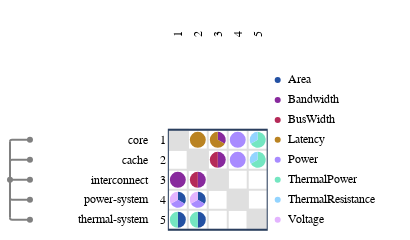

The code cell stored with this chart in its notebook:
### Code cell
from ragraph.io.esl import from_esl
graph = from_esl(["./esl"])

import raesl.plot
figure = raesl.plot.mdm(
    graph,
    node_kinds=["component"],
)
figure.write_image("figures/dsm_components.svg")
figure.show()

### Figure 1 — Plotly figure (JSON) as saved in the notebook; plotly's stock layout.template omitted (floating-point values rounded to 4 significant figures)
{"data": [{"hoverinfo": "skip", "marker": {"color": "#FFFFFF", "line": {"color": "#FFFFFF"}}, "mode": "markers", "showlegend": false, "type": "scatter", "x": [0.5], "xaxis": "x", "y": [0.5], "yaxis": "y"}, {"hoverinfo": "skip", "marker": {"color": "#FFFFFF", "line": {"color": "#FFFFFF"}}, "mode": "markers", "showlegend": false, "type": "scatter", "x": [0.5], "xaxis": "x2", "y": [0.5], "yaxis": "y2"}, {"hoverinfo": "skip", "marker": {"color": "#FFFFFF", "line": {"color": "#FFFFFF"}}, "mode": "markers", "showlegend": false, "type": "scatter", "x": [0.5], "xaxis": "x3", "y": [0.5], "yaxis": "y3"}, {"hoverinfo": "skip", "marker": {"color": "#FFFFFF", "line": {"color": "#FFFFFF"}}, "mode": "markers", "showlegend": false, "type": "scatter", "x": [0.5], "xaxis": "x5", "y": [0.5], "yaxis": "y5"}, {"customdata": [{"data": "world.core", "pointtype": "tree_node"}, {"data": "world.cache", "pointtype": "tree_node"}, {"data": "world.interconnect", "pointtype": "tree_node"}, {"data": "world.power-system", "pointtype": "tree_node"}, {"data": "world.thermal-system", "pointtype": "tree_node"}, {"data": "world", "pointtype": "tree_node"}], "hoverinfo": "text", "marker": {"color": "gray"}, "mode": "markers", "showlegend": false, "text": ["world.core", "world.cache", "world.interconnect", "world.power-system", "world.thermal-system", "world"], "type": "scatter", "x": [1, 1, 1, 1, 1, 0], "xaxis": "x6", "y": [4.5, 3.5, 2.5, 1.5, 0.5, 2.5], "yaxis": "y6"}, {"customdata": [{"source": "world.core", "target": "world.interconnect"}], "hoverinfo": "text", "marker": {"color": "#ffffff"}, "mode": "markers", "showlegend": false, "text": ["source: world.core<br>target: world.interconnect<br>Bandwidth: 1.0"], "type": "scatter", "x": [0.5], "xaxis": "x9", "y": [2.3], "yaxis": "y9"}, {"customdata": [{"source": "world.core", "target": "world.power-system"}], "hoverinfo": "text", "marker": {"color": "#ffffff"}, "mode": "markers", "showlegend": false, "text": ["source: world.core<br>target: world.power-system<br>Area: 1.0", "source: world.core<br>target: world.power-system<br>Power: 1.0", "source: world.core<br>target: world.power-system<br>Voltage: 1.0"], "type": "scatter", "x": [0.6732, 0.5, 0.3268], "xaxis": "x9", "y": [1.6, 1.3, 1.6], "yaxis": "y9"}, {"customdata": [{"source": "world.core", "target": "world.thermal-system"}], "hoverinfo": "text", "marker": {"color": "#ffffff"}, "mode": "markers", "showlegend": false, "text": ["source: world.core<br>target: world.thermal-system<br>Area: 1.0", "source: world.core<br>target: world.thermal-system<br>ThermalPower: 1.0"], "type": "scatter", "x": [0.7, 0.3], "xaxis": "x9", "y": [0.5, 0.5], "yaxis": "y9"}, {"customdata": [{"source": "world.cache", "target": "world.core"}], "hoverinfo": "text", "marker": {"color": "#ffffff"}, "mode": "markers", "showlegend": false, "text": ["source: world.cache<br>target: world.core<br>Latency: 2.0"], "type": "scatter", "x": [1.5], "xaxis": "x9", "y": [4.3], "yaxis": "y9"}, {"customdata": [{"source": "world.cache", "target": "world.interconnect"}], "hoverinfo": "text", "marker": {"color": "#ffffff"}, "mode": "markers", "showlegend": false, "text": ["source: world.cache<br>target: world.interconnect<br>Bandwidth: 1.0", "source: world.cache<br>target: world.interconnect<br>BusWidth: 1.0"], "type": "scatter", "x": [1.7, 1.3], "xaxis": "x9", "y": [2.5, 2.5], "yaxis": "y9"}, {"customdata": [{"source": "world.cache", "target": "world.power-system"}], "hoverinfo": "text", "marker": {"color": "#ffffff"}, "mode": "markers", "showlegend": false, "text": ["source: world.cache<br>target: world.power-system<br>Area: 1.0", "source: world.cache<br>target: world.power-system<br>Power: 1.0", "source: world.cache<br>target: world.power-system<br>Voltage: 1.0"], "type": "scatter", "x": [1.673, 1.5, 1.327], "xaxis": "x9", "y": [1.6, 1.3, 1.6], "yaxis": "y9"}, {"customdata": [{"source": "world.cache", "target": "world.thermal-system"}], "hoverinfo": "text", "marker": {"color": "#ffffff"}, "mode": "markers", "showlegend": false, "text": ["source: world.cache<br>target: world.thermal-system<br>Area: 1.0", "source: world.cache<br>target: world.thermal-system<br>ThermalPower: 1.0"], "type": "scatter", "x": [1.7, 1.3], "xaxis": "x9", "y": [0.5, 0.5], "yaxis": "y9"}, {"customdata": [{"source": "world.interconnect", "target": "world.core"}], "hoverinfo": "text", "marker": {"color": "#ffffff"}, "mode": "markers", "showlegend": false, "text": ["source: world.interconnect<br>target: world.core<br>Bandwidth: 1.0", "source: world.interconnect<br>target: world.core<br>Latency: 2.0"], "type": "scatter", "x": [2.673, 2.327], "xaxis": "x9", "y": [4.6, 4.4], "yaxis": "y9"}, {"customdata": [{"source": "world.interconnect", "target": "world.cache"}], "hoverinfo": "text", "marker": {"color": "#ffffff"}, "mode": "markers", "showlegend": false, "text": ["source: world.interconnect<br>target: world.cache<br>Bandwidth: 1.0", "source: world.interconnect<br>target: world.cache<br>BusWidth: 1.0"], "type": "scatter", "x": [2.7, 2.3], "xaxis": "x9", "y": [3.5, 3.5], "yaxis": "y9"}, {"customdata": [{"source": "world.power-system", "target": "world.core"}], "hoverinfo": "text", "marker": {"color": "#ffffff"}, "mode": "markers", "showlegend": false, "text": ["source: world.power-system<br>target: world.core<br>Power: 1.0"], "type": "scatter", "x": [3.5], "xaxis": "x9", "y": [4.3], "yaxis": "y9"}, {"customdata": [{"source": "world.power-system", "target": "world.cache"}], "hoverinfo": "text", "marker": {"color": "#ffffff"}, "mode": "markers", "showlegend": false, "text": ["source: world.power-system<br>target: world.cache<br>Power: 1.0"], "type": "scatter", "x": [3.5], "xaxis": "x9", "y": [3.3], "yaxis": "y9"}, {"customdata": [{"source": "world.thermal-system", "target": "world.core"}], "hoverinfo": "text", "marker": {"color": "#ffffff"}, "mode": "markers", "showlegend": false, "text": ["source: world.thermal-system<br>target: world.core<br>ThermalPower: 2.0", "source: world.thermal-system<br>target: world.core<br>ThermalResistance: 1.0"], "type": "scatter", "x": [4.673, 4.327], "xaxis": "x9", "y": [4.4, 4.6], "yaxis": "y9"}, {"customdata": [{"source": "world.thermal-system", "target": "world.cache"}], "hoverinfo": "text", "marker": {"color": "#ffffff"}, "mode": "markers", "showlegend": false, "text": ["source: world.thermal-system<br>target: world.cache<br>ThermalPower: 2.0", "source: world.thermal-system<br>target: world.cache<br>ThermalResistance: 1.0"], "type": "scatter", "x": [4.673, 4.327], "xaxis": "x9", "y": [3.4, 3.6], "yaxis": "y9"}, {"hoverinfo": "text", "marker": {"color": "#2351a3"}, "mode": "markers", "showlegend": false, "text": ["Area"], "type": "scatter", "x": [0.5], "xaxis": "x10", "y": [7.5], "yaxis": "y10"}, {"hoverinfo": "text", "marker": {"color": "#88299d"}, "mode": "markers", "showlegend": false, "text": ["Bandwidth"], "type": "scatter", "x": [0.5], "xaxis": "x10", "y": [6.5], "yaxis": "y10"}, {"hoverinfo": "text", "marker": {"color": "#b52a58"}, "mode": "markers", "showlegend": false, "text": ["BusWidth"], "type": "scatter", "x": [0.5], "xaxis": "x10", "y": [5.5], "yaxis": "y10"}, {"hoverinfo": "text", "marker": {"color": "#ba8322"}, "mode": "markers", "showlegend": false, "text": ["Latency"], "type": "scatter", "x": [0.5], "xaxis": "x10", "y": [4.5], "yaxis": "y10"}, {"hoverinfo": "text", "marker": {"color": "#a88bff"}, "mode": "markers", "showlegend": false, "text": ["Power"], "type": "scatter", "x": [0.5], "xaxis": "x10", "y": [3.5], "yaxis": "y10"}, {"hoverinfo": "text", "marker": {"color": "#74e6c1"}, "mode": "markers", "showlegend": false, "text": ["ThermalPower"], "type": "scatter", "x": [0.5], "xaxis": "x10", "y": [2.5], "yaxis": "y10"}, {"hoverinfo": "text", "marker": {"color": "#93d4ff"}, "mode": "markers", "showlegend": false, "text": ["ThermalResistance"], "type": "scatter", "x": [0.5], "xaxis": "x10", "y": [1.5], "yaxis": "y10"}, {"hoverinfo": "text", "marker": {"color": "#e3b4ff"}, "mode": "markers", "showlegend": false, "text": ["Voltage"], "type": "scatter", "x": [0.5], "xaxis": "x10", "y": [0.5], "yaxis": "y10"}, {"hoverinfo": "text", "mode": "text", "showlegend": false, "text": ["Area", "Bandwidth", "BusWidth", "Latency", "Power", "ThermalPower", "ThermalResistance", "Voltage"], "textfont": {"color": "black", "family": "Fira Code,Hack,Courier New,monospace", "size": 12}, "textposition": "middle right", "type": "scatter", "x": [1, 1, 1, 1, 1, 1, 1, 1], "xaxis": "x10", "y": [7.5, 6.5, 5.5, 4.5, 3.5, 2.5, 1.5, 0.5], "yaxis": "y10"}], "layout": {"annotations": [{"font": {"color": "black", "family": "Fira Code,Hack,Courier New,monospace", "size": 12}, "showarrow": false, "text": "1", "textangle": -90, "x": 0.5, "xref": "x4", "y": -0.3301, "yanchor": "bottom", "yref": "y", "yshift": 0}, {"font": {"color": "black", "family": "Fira Code,Hack,Courier New,monospace", "size": 12}, "showarrow": false, "text": "2", "textangle": -90, "x": 1.5, "xref": "x4", "y": -0.3301, "yanchor": "bottom", "yref": "y", "yshift": 0}, {"font": {"color": "black", "family": "Fira Code,Hack,Courier New,monospace", "size": 12}, "showarrow": false, "text": "3", "textangle": -90, "x": 2.5, "xref": "x4", "y": -0.3301, "yanchor": "bottom", "yref": "y", "yshift": 0}, {"font": {"color": "black", "family": "Fira Code,Hack,Courier New,monospace", "size": 12}, "showarrow": false, "text": "4", "textangle": -90, "x": 3.5, "xref": "x4", "y": -0.3301, "yanchor": "bottom", "yref": "y", "yshift": 0}, {"font": {"color": "black", "family": "Fira Code,Hack,Courier New,monospace", "size": 12}, "showarrow": false, "text": "5", "textangle": -90, "x": 4.5, "xref": "x4", "y": -0.3301, "yanchor": "bottom", "yref": "y", "yshift": 0}, {"font": {"color": "black", "family": "Fira Code,Hack,Courier New,monospace", "size": 12}, "showarrow": false, "text": "core", "textangle": 0, "x": 2.772, "xanchor": "right", "xref": "x7", "y": 4.5, "yref": "y6", "yshift": 0}, {"font": {"color": "black", "family": "Fira Code,Hack,Courier New,monospace", "size": 12}, "showarrow": false, "text": "cache", "textangle": 0, "x": 2.772, "xanchor": "right", "xref": "x7", "y": 3.5, "yref": "y6", "yshift": 0}, {"font": {"color": "black", "family": "Fira Code,Hack,Courier New,monospace", "size": 12}, "showarrow": false, "text": "interconnect", "textangle": 0, "x": 2.772, "xanchor": "right", "xref": "x7", "y": 2.5, "yref": "y6", "yshift": 0}, {"font": {"color": "black", "family": "Fira Code,Hack,Courier New,monospace", "size": 12}, "showarrow": false, "text": "power-system", "textangle": 0, "x": 2.772, "xanchor": "right", "xref": "x7", "y": 1.5, "yref": "y6", "yshift": 0}, {"font": {"color": "black", "family": "Fira Code,Hack,Courier New,monospace", "size": 12}, "showarrow": false, "text": "thermal-system", "textangle": 0, "x": 2.772, "xanchor": "right", "xref": "x7", "y": 0.5, "yref": "y6", "yshift": 0}, {"font": {"color": "black", "family": "Fira Code,Hack,Courier New,monospace", "size": 12}, "showarrow": false, "text": "1", "textangle": 0, "x": 0.4301, "xanchor": "right", "xref": "x8", "y": 4.5, "yref": "y6", "yshift": 0}, {"font": {"color": "black", "family": "Fira Code,Hack,Courier New,monospace", "size": 12}, "showarrow": false, "text": "2", "textangle": 0, "x": 0.4301, "xanchor": "right", "xref": "x8", "y": 3.5, "yref": "y6", "yshift": 0}, {"font": {"color": "black", "family": "Fira Code,Hack,Courier New,monospace", "size": 12}, "showarrow": false, "text": "3", "textangle": 0, "x": 0.4301, "xanchor": "right", "xref": "x8", "y": 2.5, "yref": "y6", "yshift": 0}, {"font": {"color": "black", "family": "Fira Code,Hack,Courier New,monospace", "size": 12}, "showarrow": false, "text": "4", "textangle": 0, "x": 0.4301, "xanchor": "right", "xref": "x8", "y": 1.5, "yref": "y6", "yshift": 0}, {"font": {"color": "black", "family": "Fira Code,Hack,Courier New,monospace", "size": 12}, "showarrow": false, "text": "5", "textangle": 0, "x": 0.4301, "xanchor": "right", "xref": "x8", "y": 0.5, "yref": "y6", "yshift": 0}], "autosize": false, "height": 218.2, "hovermode": "closest", "margin": {"b": 0, "l": 0, "pad": 0, "r": 0, "t": 25}, "modebar": {"orientation": "h"}, "paper_bgcolor": "rgba(256,256,256,1)", "plot_bgcolor": "rgba(256,256,256,0)", "shapes": [{"line": {"color": "gray", "dash": "solid", "width": 2}, "type": "line", "x0": 0, "x1": 0, "xref": "x6", "y0": 2.5, "y1": 4.4, "yref": "y6"}, {"line": {"color": "gray", "dash": "solid", "width": 2}, "path": "M 0 4.4 Q 0 4.5 0.1 4.5", "type": "path", "xref": "x6", "yref": "y6"}, {"line": {"color": "gray", "dash": "solid", "width": 2}, "type": "line", "x0": 0.1, "x1": 1, "xref": "x6", "y0": 4.5, "y1": 4.5, "yref": "y6"}, {"line": {"color": "gray", "dash": "solid", "width": 2}, "type": "line", "x0": 0, "x1": 0, "xref": "x6", "y0": 2.5, "y1": 3.4, "yref": "y6"}, {"line": {"color": "gray", "dash": "solid", "width": 2}, "path": "M 0 3.4 Q 0 3.5 0.1 3.5", "type": "path", "xref": "x6", "yref": "y6"}, {"line": {"color": "gray", "dash": "solid", "width": 2}, "type": "line", "x0": 0.1, "x1": 1, "xref": "x6", "y0": 3.5, "y1": 3.5, "yref": "y6"}, {"line": {"color": "gray", "dash": "solid", "width": 2}, "type": "line", "x0": 0, "x1": 1, "xref": "x6", "y0": 2.5, "y1": 2.5, "yref": "y6"}, {"line": {"color": "gray", "dash": "solid", "width": 2}, "type": "line", "x0": 0, "x1": 0, "xref": "x6", "y0": 2.5, "y1": 1.6, "yref": "y6"}, {"line": {"color": "gray", "dash": "solid", "width": 2}, "path": "M 0 1.6 Q 0 1.5 0.1 1.5", "type": "path", "xref": "x6", "yref": "y6"}, {"line": {"color": "gray", "dash": "solid", "width": 2}, "type": "line", "x0": 0.1, "x1": 1, "xref": "x6", "y0": 1.5, "y1": 1.5, "yref": "y6"}, {"line": {"color": "gray", "dash": "solid", "width": 2}, "type": "line", "x0": 0, "x1": 0, "xref": "x6", "y0": 2.5, "y1": 0.6, "yref": "y6"}, {"line": {"color": "gray", "dash": "solid", "width": 2}, "path": "M 0 0.6 Q 0 0.5 0.1 0.5", "type": "path", "xref": "x6", "yref": "y6"}, {"line": {"color": "gray", "dash": "solid", "width": 2}, "type": "line", "x0": 0.1, "x1": 1, "xref": "x6", "y0": 0.5, "y1": 0.5, "yref": "y6"}, {"line": {"color": "#dfdfdf", "dash": "solid", "width": 2}, "type": "line", "x0": 0, "x1": 5, "xref": "x9", "y0": 0, "y1": 0, "yref": "y6"}, {"line": {"color": "#dfdfdf", "dash": "solid", "width": 2}, "type": "line", "x0": 0, "x1": 5, "xref": "x9", "y0": 1, "y1": 1, "yref": "y6"}, {"line": {"color": "#dfdfdf", "dash": "solid", "width": 2}, "type": "line", "x0": 0, "x1": 5, "xref": "x9", "y0": 2, "y1": 2, "yref": "y6"}, {"line": {"color": "#dfdfdf", "dash": "solid", "width": 2}, "type": "line", "x0": 0, "x1": 5, "xref": "x9", "y0": 3, "y1": 3, "yref": "y6"}, {"line": {"color": "#dfdfdf", "dash": "solid", "width": 2}, "type": "line", "x0": 0, "x1": 5, "xref": "x9", "y0": 4, "y1": 4, "yref": "y6"}, {"line": {"color": "#dfdfdf", "dash": "solid", "width": 2}, "type": "line", "x0": 0, "x1": 5, "xref": "x9", "y0": 5, "y1": 5, "yref": "y6"}, {"line": {"color": "#dfdfdf", "dash": "solid", "width": 2}, "type": "line", "x0": 0, "x1": 0, "xref": "x9", "y0": 0, "y1": 5, "yref": "y6"}, {"line": {"color": "#dfdfdf", "dash": "solid", "width": 2}, "type": "line", "x0": 1, "x1": 1, "xref": "x9", "y0": 0, "y1": 5, "yref": "y6"}, {"line": {"color": "#dfdfdf", "dash": "solid", "width": 2}, "type": "line", "x0": 2, "x1": 2, "xref": "x9", "y0": 0, "y1": 5, "yref": "y6"}, {"line": {"color": "#dfdfdf", "dash": "solid", "width": 2}, "type": "line", "x0": 3, "x1": 3, "xref": "x9", "y0": 0, "y1": 5, "yref": "y6"}, {"line": {"color": "#dfdfdf", "dash": "solid", "width": 2}, "type": "line", "x0": 4, "x1": 4, "xref": "x9", "y0": 0, "y1": 5, "yref": "y6"}, {"line": {"color": "#dfdfdf", "dash": "solid", "width": 2}, "type": "line", "x0": 5, "x1": 5, "xref": "x9", "y0": 0, "y1": 5, "yref": "y6"}, {"fillcolor": "#dfdfdf", "layer": "below", "line": {"color": "#dfdfdf"}, "type": "rect", "x0": 0, "x1": 1, "xref": "x9", "y0": 4, "y1": 5, "yref": "y6"}, {"fillcolor": "#dfdfdf", "layer": "below", "line": {"color": "#dfdfdf"}, "type": "rect", "x0": 1, "x1": 2, "xref": "x9", "y0": 3, "y1": 4, "yref": "y6"}, {"fillcolor": "#dfdfdf", "layer": "below", "line": {"color": "#dfdfdf"}, "type": "rect", "x0": 2, "x1": 3, "xref": "x9", "y0": 2, "y1": 3, "yref": "y6"}, {"fillcolor": "#dfdfdf", "layer": "below", "line": {"color": "#dfdfdf"}, "type": "rect", "x0": 3, "x1": 4, "xref": "x9", "y0": 1, "y1": 2, "yref": "y6"}, {"fillcolor": "#dfdfdf", "layer": "below", "line": {"color": "#dfdfdf"}, "type": "rect", "x0": 4, "x1": 5, "xref": "x9", "y0": 0, "y1": 1, "yref": "y6"}, {"fillcolor": "#88299d", "line": {"width": 0}, "path": "M 0.5 2.5 L 0.5 2.9 Q 0.334 2.9 0.217 2.783 Q 0.1 2.666 0.1 2.5 Q 0.1 2.334 0.217 2.217 Q 0.334 2.1 0.5 2.1 Q 0.666 2.1 0.783 2.217 Q 0.9 2.334 0.9 2.5 Q 0.9 2.666 0.783 2.783 Q 0.666 2.9 0.5 2.9 Z", "type": "path", "xref": "x9", "yref": "y6"}, {"fillcolor": "#2351a3", "line": {"width": 0}, "path": "M 0.5 1.5 L 0.846 1.3 Q 0.929 1.443 0.886 1.604 Q 0.843 1.764 0.7 1.846 Q 0.607 1.9 0.5 1.9 Z", "type": "path", "xref": "x9", "yref": "y6"}, {"fillcolor": "#a88bff", "line": {"width": 0}, "path": "M 0.5 1.5 L 0.15400000000000003 1.3 Q 0.236 1.157 0.396 1.114 Q 0.557 1.071 0.7 1.154 Q 0.793 1.207 0.846 1.3 Z", "type": "path", "xref": "x9", "yref": "y6"}, {"fillcolor": "#e3b4ff", "line": {"width": 0}, "path": "M 0.5 1.5 L 0.5 1.9 Q 0.334 1.9 0.217 1.783 Q 0.1 1.666 0.1 1.5 Q 0.1 1.393 0.154 1.3 Z", "type": "path", "xref": "x9", "yref": "y6"}, {"fillcolor": "#2351a3", "line": {"width": 0}, "path": "M 0.5 0.5 L 0.5 0.09999999999999998 Q 0.666 0.1 0.783 0.217 Q 0.9 0.334 0.9 0.5 Q 0.9 0.666 0.783 0.783 Q 0.666 0.9 0.5 0.9 Z", "type": "path", "xref": "x9", "yref": "y6"}, {"fillcolor": "#74e6c1", "line": {"width": 0}, "path": "M 0.5 0.5 L 0.5 0.9 Q 0.334 0.9 0.217 0.783 Q 0.1 0.666 0.1 0.5 Q 0.1 0.334 0.217 0.217 Q 0.334 0.1 0.5 0.1 Z", "type": "path", "xref": "x9", "yref": "y6"}, {"fillcolor": "#ba8322", "line": {"width": 0}, "path": "M 1.5 4.5 L 1.5 4.9 Q 1.334 4.9 1.217 4.783 Q 1.1 4.666 1.1 4.5 Q 1.1 4.334 1.217 4.217 Q 1.334 4.1 1.5 4.1 Q 1.666 4.1 1.783 4.217 Q 1.9 4.334 1.9 4.5 Q 1.9 4.666 1.783 4.783 Q 1.666 4.9 1.5 4.9 Z", "type": "path", "xref": "x9", "yref": "y6"}, {"fillcolor": "#88299d", "line": {"width": 0}, "path": "M 1.5 2.5 L 1.5 2.1 Q 1.666 2.1 1.783 2.217 Q 1.9 2.334 1.9 2.5 Q 1.9 2.666 1.783 2.783 Q 1.666 2.9 1.5 2.9 Z", "type": "path", "xref": "x9", "yref": "y6"}, {"fillcolor": "#b52a58", "line": {"width": 0}, "path": "M 1.5 2.5 L 1.5 2.9 Q 1.334 2.9 1.217 2.783 Q 1.1 2.666 1.1 2.5 Q 1.1 2.334 1.217 2.217 Q 1.334 2.1 1.5 2.1 Z", "type": "path", "xref": "x9", "yref": "y6"}, {"fillcolor": "#2351a3", "line": {"width": 0}, "path": "M 1.5 1.5 L 1.846 1.3 Q 1.929 1.443 1.886 1.604 Q 1.843 1.764 1.7 1.846 Q 1.607 1.9 1.5 1.9 Z", "type": "path", "xref": "x9", "yref": "y6"}, {"fillcolor": "#a88bff", "line": {"width": 0}, "path": "M 1.5 1.5 L 1.154 1.3 Q 1.236 1.157 1.396 1.114 Q 1.557 1.071 1.7 1.154 Q 1.793 1.207 1.846 1.3 Z", "type": "path", "xref": "x9", "yref": "y6"}, {"fillcolor": "#e3b4ff", "line": {"width": 0}, "path": "M 1.5 1.5 L 1.5 1.9 Q 1.334 1.9 1.217 1.783 Q 1.1 1.666 1.1 1.5 Q 1.1 1.393 1.154 1.3 Z", "type": "path", "xref": "x9", "yref": "y6"}, {"fillcolor": "#2351a3", "line": {"width": 0}, "path": "M 1.5 0.5 L 1.5 0.09999999999999998 Q 1.666 0.1 1.783 0.217 Q 1.9 0.334 1.9 0.5 Q 1.9 0.666 1.783 0.783 Q 1.666 0.9 1.5 0.9 Z", "type": "path", "xref": "x9", "yref": "y6"}, {"fillcolor": "#74e6c1", "line": {"width": 0}, "path": "M 1.5 0.5 L 1.5 0.9 Q 1.334 0.9 1.217 0.783 Q 1.1 0.666 1.1 0.5 Q 1.1 0.334 1.217 0.217 Q 1.334 0.1 1.5 0.1 Z", "type": "path", "xref": "x9", "yref": "y6"}, {"fillcolor": "#88299d", "line": {"width": 0}, "path": "M 2.5 4.5 L 2.846 4.3 Q 2.929 4.443 2.886 4.604 Q 2.843 4.764 2.7 4.846 Q 2.607 4.9 2.5 4.9 Z", "type": "path", "xref": "x9", "yref": "y6"}, {"fillcolor": "#ba8322", "line": {"width": 0}, "path": "M 2.5 4.5 L 2.5 4.9 Q 2.334 4.9 2.217 4.783 Q 2.1 4.666 2.1 4.5 Q 2.1 4.334 2.217 4.217 Q 2.334 4.1 2.5 4.1 Q 2.666 4.1 2.783 4.217 Q 2.82 4.254 2.846 4.3 Z", "type": "path", "xref": "x9", "yref": "y6"}, {"fillcolor": "#88299d", "line": {"width": 0}, "path": "M 2.5 3.5 L 2.5 3.1 Q 2.666 3.1 2.783 3.217 Q 2.9 3.334 2.9 3.5 Q 2.9 3.666 2.783 3.783 Q 2.666 3.9 2.5 3.9 Z", "type": "path", "xref": "x9", "yref": "y6"}, {"fillcolor": "#b52a58", "line": {"width": 0}, "path": "M 2.5 3.5 L 2.5 3.9 Q 2.334 3.9 2.217 3.783 Q 2.1 3.666 2.1 3.5 Q 2.1 3.334 2.217 3.217 Q 2.334 3.1 2.5 3.1 Z", "type": "path", "xref": "x9", "yref": "y6"}, {"fillcolor": "#a88bff", "line": {"width": 0}, "path": "M 3.5 4.5 L 3.5 4.9 Q 3.334 4.9 3.217 4.783 Q 3.1 4.666 3.1 4.5 Q 3.1 4.334 3.217 4.217 Q 3.334 4.1 3.5 4.1 Q 3.666 4.1 3.783 4.217 Q 3.9 4.334 3.9 4.5 Q 3.9 4.666 3.783 4.783 Q 3.666 4.9 3.5 4.9 Z", "type": "path", "xref": "x9", "yref": "y6"}, {"fillcolor": "#a88bff", "line": {"width": 0}, "path": "M 3.5 3.5 L 3.5 3.9 Q 3.334 3.9 3.217 3.783 Q 3.1 3.666 3.1 3.5 Q 3.1 3.334 3.217 3.217 Q 3.334 3.1 3.5 3.1 Q 3.666 3.1 3.783 3.217 Q 3.9 3.334 3.9 3.5 Q 3.9 3.666 3.783 3.783 Q 3.666 3.9 3.5 3.9 Z", "type": "path", "xref": "x9", "yref": "y6"}, {"fillcolor": "#74e6c1", "line": {"width": 0}, "path": "M 4.5 4.5 L 4.154 4.3 Q 4.236 4.157 4.396 4.114 Q 4.557 4.071 4.7 4.154 Q 4.843 4.236 4.886 4.396 Q 4.929 4.557 4.846 4.7 Q 4.764 4.843 4.604 4.886 Q 4.553 4.9 4.5 4.9 Z", "type": "path", "xref": "x9", "yref": "y6"}, {"fillcolor": "#93d4ff", "line": {"width": 0}, "path": "M 4.5 4.5 L 4.5 4.9 Q 4.334 4.9 4.217 4.783 Q 4.1 4.666 4.1 4.5 Q 4.1 4.393 4.154 4.3 Z", "type": "path", "xref": "x9", "yref": "y6"}, {"fillcolor": "#74e6c1", "line": {"width": 0}, "path": "M 4.5 3.5 L 4.154 3.3 Q 4.236 3.157 4.396 3.114 Q 4.557 3.071 4.7 3.154 Q 4.843 3.236 4.886 3.396 Q 4.929 3.557 4.846 3.7 Q 4.764 3.843 4.604 3.886 Q 4.553 3.9 4.5 3.9 Z", "type": "path", "xref": "x9", "yref": "y6"}, {"fillcolor": "#93d4ff", "line": {"width": 0}, "path": "M 4.5 3.5 L 4.5 3.9 Q 4.334 3.9 4.217 3.783 Q 4.1 3.666 4.1 3.5 Q 4.1 3.393 4.154 3.3 Z", "type": "path", "xref": "x9", "yref": "y6"}, {"type": "rect", "x0": 0, "x1": 5, "xref": "x9", "y0": 0, "y1": 5, "yref": "y6"}], "width": 410.6, "xaxis": {"anchor": "y", "automargin": false, "autorange": false, "domain": [0, 0.09742], "matches": "x6", "range": [-0.5, 1.5], "scaleanchor": "y", "scaleratio": 1, "showticklabels": false}, "xaxis10": {"anchor": "y10", "automargin": false, "domain": [0.6529, 1.0], "range": [0, 7.125], "scaleanchor": "y", "showgrid": false, "showline": false, "showticklabels": false, "zeroline": false}, "xaxis2": {"anchor": "y2", "automargin": false, "autorange": false, "domain": [0.09742, 0.3675], "matches": "x7", "range": [-2.772, 2.772], "scaleanchor": "y", "scaleratio": 1, "showticklabels": false}, "xaxis3": {"anchor": "y3", "automargin": false, "autorange": false, "domain": [0.3675, 0.4094], "matches": "x8", "range": [-0.4301, 0.4301], "scaleanchor": "y", "scaleratio": 1, "showticklabels": false}, "xaxis4": {"anchor": "y4", "automargin": false, "domain": [0.4094, 0.6529], "matches": "x9", "range": [0, 5], "scaleanchor": "y", "showgrid": false, "showline": false, "showticklabels": false, "zeroline": false}, "xaxis5": {"anchor": "y5", "automargin": false, "autorange": false, "domain": [0.6529, 1.0], "matches": "x10", "range": [0, 7.125], "scaleanchor": "y", "scaleratio": 1, "showticklabels": false}, "xaxis6": {"anchor": "y6", "automargin": false, "autorange": false, "domain": [0, 0.09742], "range": [-0.5, 1.5], "scaleanchor": "y", "scaleratio": 1, "showgrid": false, "showline": false, "showticklabels": false, "zeroline": false}, "xaxis7": {"anchor": "y7", "automargin": false, "domain": [0.09742, 0.3675], "range": [-2.772, 2.772], "scaleanchor": "y", "scaleratio": 1, "showgrid": false, "showline": false, "showticklabels": false, "zeroline": false}, "xaxis8": {"anchor": "y8", "automargin": false, "domain": [0.3675, 0.4094], "range": [-0.4301, 0.4301], "scaleanchor": "y", "scaleratio": 1, "showgrid": false, "showline": false, "showticklabels": false, "zeroline": false}, "xaxis9": {"anchor": "y9", "automargin": false, "domain": [0.4094, 0.6529], "range": [0, 5], "scaleanchor": "y", "scaleratio": 1, "showgrid": false, "showline": false, "showticklabels": false, "zeroline": false}, "yaxis": {"anchor": "x", "automargin": false, "autorange": false, "domain": [0.9316, 1], "range": [-0.3301, 0.3301], "showticklabels": false}, "yaxis10": {"anchor": "x10", "automargin": false, "autorange": false, "domain": [0, 0.9316], "matches": "y6", "range": [0, 9], "scaleratio": 1, "showgrid": false, "showline": false, "showticklabels": false, "zeroline": false}, "yaxis2": {"anchor": "x2", "automargin": false, "autorange": false, "domain": [0.9316, 1], "matches": "y", "range": [-0.3301, 0.3301], "showticklabels": false}, "yaxis3": {"anchor": "x3", "automargin": false, "autorange": false, "domain": [0.9316, 1], "matches": "y", "range": [-0.3301, 0.3301], "showticklabels": false}, "yaxis4": {"anchor": "x4", "automargin": false, "autorange": false, "domain": [0.9316, 1], "matches": "y", "range": [-0.3301, 0.3301], "scaleanchor": "x", "scaleratio": 1, "showgrid": false, "showline": false, "showticklabels": false, "zeroline": false}, "yaxis5": {"anchor": "x5", "automargin": false, "autorange": false, "domain": [0.9316, 1], "matches": "y", "range": [-0.3301, 0.3301], "showticklabels": false}, "yaxis6": {"anchor": "x6", "automargin": false, "autorange": false, "domain": [0, 0.9316], "range": [0, 9], "scaleanchor": "x", "scaleratio": 1, "showgrid": true, "showline": false, "showticklabels": false, "zeroline": false}, "yaxis7": {"anchor": "x7", "automargin": false, "autorange": false, "domain": [0, 0.9316], "matches": "y6", "range": [0, 9], "scaleratio": 1, "showgrid": false, "showline": false, "showticklabels": false, "zeroline": false}, "yaxis8": {"anchor": "x8", "automargin": false, "autorange": false, "domain": [0, 0.9316], "matches": "y6", "range": [0, 9], "scaleratio": 1, "showgrid": false, "showline": false, "showticklabels": false, "zeroline": false}, "yaxis9": {"anchor": "x9", "automargin": false, "autorange": false, "domain": [0, 0.9316], "matches": "y6", "range": [0, 9], "scaleratio": 1, "showgrid": false, "showline": false, "showticklabels": false, "zeroline": false}}}
